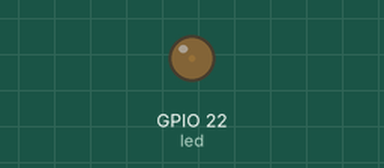
Recording of a program running on a simulated ESP32 board running MicroPython. Parts: output pins drawn as LEDs (lit = HIGH). What the program prints to the serial console is not drawn.

Above: at 0.05 s.
At 0.95 s:
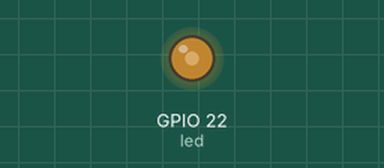
At 1.85 s:
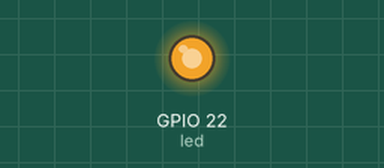
At 3.7 s:
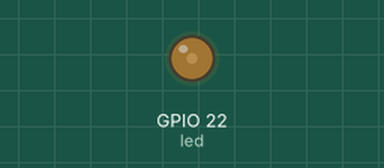
Timing chart, 0 to 5.4 s (numbered marks = the images above):
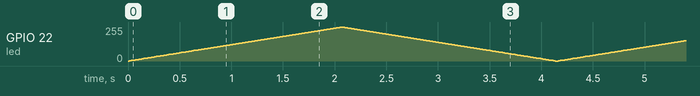

The program:

main.py
```python
# Micro-Python
# LED Dimming
# Md. Kamruzzaman Tipu
# IoT Engineer, BRACNet Limited.
# it.ktipu@gmail.com, +8801715497977 (Whats app)


from machine import Pin, PWM
from time import sleep

frequency = 1000
led = PWM(Pin(22), frequency)
brightness = 0
delayTime = 0.01

while True:
    print(brightness)
    led.duty(brightness)
    brightness = brightness + 5

    if (brightness >= 1023):
        for i in range(brightness):
            brightness = brightness - 5
            led.duty(brightness)
            print(brightness)
            sleep(delayTime)
            if (brightness <= 0):
                break
    sleep(delayTime)
```
